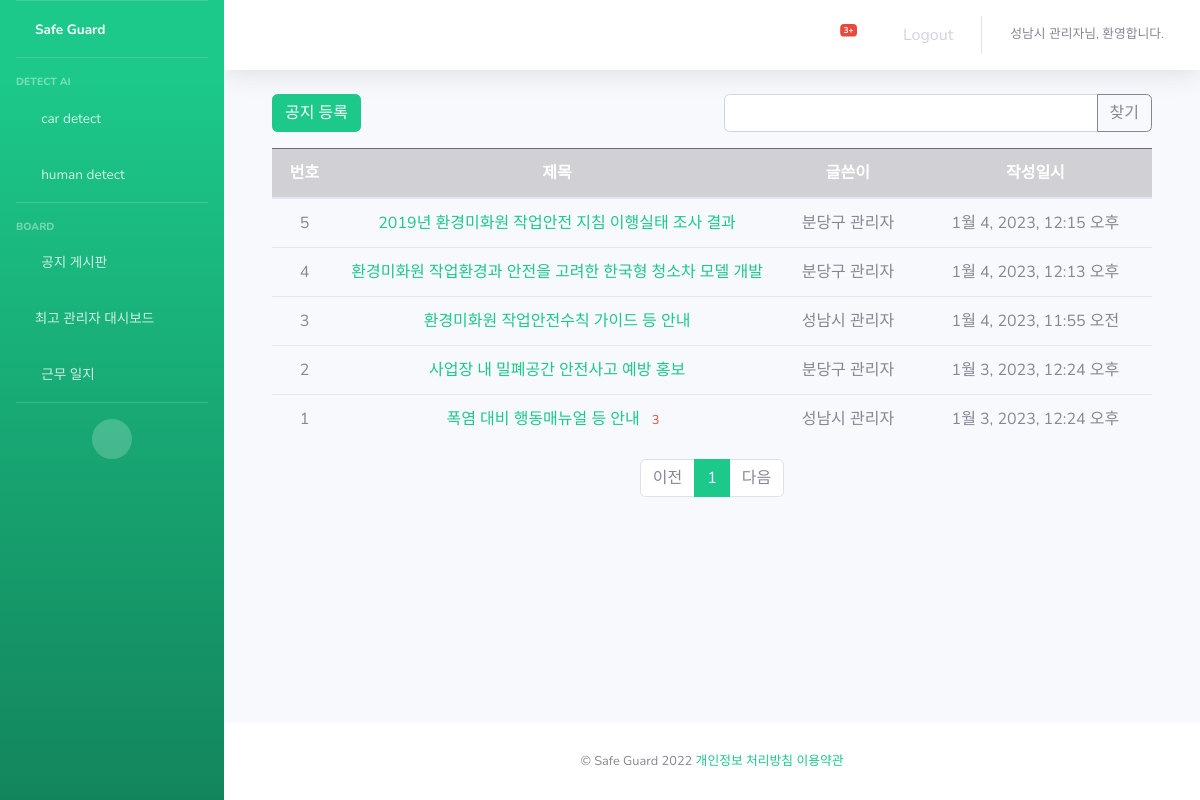
/board/ (signed in), run on the app's committed database.
### common/models.py (models this page shows, shortened)
class User(AbstractUser):
    name=models.CharField(max_length=200)
    password=models.CharField(max_length=200)
    address=models.CharField(max_length=200) # 어느 구 소속인지?
    phone=models.CharField(max_length=200)
    company_id=models.ForeignKey(Company,on_delete=models.CASCADE) #하청회사 아이디 / 슈퍼 유저 생성시 오류
    auth = models.CharField(max_length=10, null=True)

### board/models.py (models this page shows, shortened)
class Notice(models.Model):
    locate = models.CharField(max_length=200) # 어느 구 공지인지?
    subject = models.CharField(max_length=200) #제목
    content = models.TextField() #내용
    create_time = models.DateTimeField()
    user_id = models.ForeignKey(User, on_delete=models.CASCADE) #작성자 id
    modify_date = models.DateTimeField(null=True, blank=True) #수정일
    file = models.FileField(upload_to="uploads/",null=True, blank=True) # 파일 업로드 (...)

### board/views/base_views.py (the view, shortened to what this page needs)
# urls.py: path('board/', base_views.index, name='index'), # 해결 필요 : 어째서 둘 다 해야 작동하지?
@login_required(login_url='common:login')
def index(request):
    page = request.GET.get('page', '1')
    kw = request.GET.get('kw', '')  # 검색어
    notice_list = Notice.objects.order_by('-create_time')
    if not request.user.company_id.locate == '성남시':
        notice_list = notice_list.filter(locate__exact=request.user.company_id.locate)
    paginator = Paginator(notice_list, 10)
    page_obj = paginator.get_page(page)
    context = {'notice_list': page_obj, 'page': page, 'kw': kw}
    return render(request, 'board/notice_list.html', context)

### board/templatetags/board_filter.py (called while the page is built)
@register.filter
def sub(value, arg):
    return value - arg

### templates/board/notice_list.html (shortened to what this page needs)
{% extends 'base.html' %}
{% load board_filter %}
{% block content %}
<div class="container-fluid">
<div class="container my-3">
    <div class="row my-3">
        {% if 'g' in user.company_id.company_id %}
        <div class="col-6">
            <a href="{% url 'board:notice_create' %}" class="btn btn-success">공지 등록</a>
        </div>
        {% endif %}
        <div class="col-6">
            <div class="input-group">
                <input type="text" id="search_kw" class="form-control" value="{{ kw|default_if_none:'' }}">
                <div class="input-group-append">
                    <button class="btn btn-outline-secondary" type="button" id="btn_search">찾기</button>
                </div>
            </div>
        </div>
    </div>
    <table class="table">
        <thead>
        <tr class="text-center table-dark">
            <th>번호</th>
            <th style="width:50%">제목</th>
            <th>글쓴이</th>
            <th>작성일시</th>
        </tr>
        </thead>
        <tbody>
            {% if notice_list %}
            {% for notice in notice_list %}
            <tr class="text-center">
                <td>
                    {{ notice_list.paginator.count|sub:notice_list.start_index|sub:forloop.counter0|add:1 }}
                </td>
                <td class="text-start">
                    <a href="{% url 'board:detail' notice.id %}">{{ notice.subject }}</a>
                    {% if notice.reply_set.count > 0 %}
                        <span class="text-danger small mx-2">{{ notice.reply_set.count }}</span>
                    {% endif %}
                </td>
                <td>{{ notice.user_id.name }}</td>
                <td>{{ notice.create_time}}</td>
            </tr>
            {% endfor %}
            {% else %}
            <tr>
                <td colspan="4">공지가 없습니다.</td>
            </tr>
            {% endif %}
            </tbody>
    </table>
    <ul class="pagination justify-content-center">
        {% if question_list.has_previous %}
        <li class="page-item">
            <a class="page-link" data-page="{{ notice_list.previous_page_number }}"
           href="javascript:void(0)">이전</a>
        </li>
        {% else %}
        <li class="page-item disabled">
            <a class="page-link" tabindex="-1" aria-disabled="true" href="#">이전</a>
        </li>
        {% endif %}
        {% for page_number in notice_list.paginator.page_range %}
        {% if page_number >= notice_list.number|add:-5 and page_number <= notice_list.number|add:5 %}
        {% if page_number == notice_list.number %}
        <li class="page-item active" aria-current="page">
            <a class="page-link" data-page="{{ page_number }}" href="javascript:void(0)">{{ page_number }}</a>
        </li>
        {% else %}
        <li class="page-item">
            <a class="page-link" data-page="{{ page_number }}" href="javascript:void(0)">{{ page_number }}</a>
        </li>
        {% endif %}
        {% endif %}
        {% endfor %}
        {% if notice_list.has_next %}
        <li class="page-item">
            <a class="page-link" data-page="{{ notice_list.next_page_number }}" href="javascript:void(0)">다음</a>
        </li>
        {% else %}
        <li class="page-item disabled">
            <a class="page-link" tabindex="-1" aria-disabled="true" href="#">다음</a>
        </li>
        {% endif %}
    </ul>
</div>
</div>
{% endblock %}

### templates/nav_topbar.html (shortened to what this page needs)
{% load static %}
<nav class="navbar navbar-expand navbar-light bg-white topbar mb-4 static-top shadow">
    <ul class="navbar-nav ml-auto">
        <li class="nav-item dropdown no-arrow mx-1">
            <a class="nav-link dropdown-toggle" href="#" id="alertsDropdown" role="button"
                data-toggle="dropdown" aria-haspopup="true" aria-expanded="false">
                <i class="fas fa-bell fa-fw"></i>
                <span class="badge badge-danger badge-counter">3+</span>
            </a>
        </li>
        <li class="nav-item  no-arrow">
            <a class="nav-link" href="#" data-toggle="modal" data-target="#logoutModal">
                <i class="fas fa-sign-out-alt fa-sm fa-fw mr-2 text-gray-600 small"></i>
                Logout
            </a>
        </li>
        <li class="nav-item dropdown no-arrow">
            <a class="nav-link dropdown-toggle" href="#" id="userDropdown" role="button"
                data-toggle="dropdown" aria-haspopup="true" aria-expanded="false">
                <span class="mr-2 d-none d-lg-inline text-gray-600 small"> {{ user.name }}님, 환영합니다.</span>
            </a>
        </li>
    </ul>
</nav>

### data on the page
User: name "성남시 관리자"
Notice: paginator.count|sub "5", subject "2019년 환경미화원 작업안전 지침 이행실태 조사 결과", user_id.name "분당구 관리자", create_time "1월 4, 2023, 12:15 오후"
Notice: paginator.count|sub "4", subject "환경미화원 작업환경과 안전을 고려한 한국형 청소차 모델 개발", user_id.name "분당구 관리자", create_time "1월 4, 2023, 12:13 오후"
Notice: paginator.count|sub "3", subject "환경미화원 작업안전수칙 가이드 등 안내", user_id.name "성남시 관리자", create_time "1월 4, 2023, 11:55 오전"
Notice: paginator.count|sub "2", subject "사업장 내 밀폐공간 안전사고 예방 홍보", user_id.name "분당구 관리자", create_time "1월 3, 2023, 12:24 오후"
Notice: paginator.count|sub "1", subject "폭염 대비 행동매뉴얼 등 안내", reply_set.count "3", user_id.name "성남시 관리자", create_time "1월 3, 2023, 12:24 오후"

### other printed values
{{ page_number }} "1"
